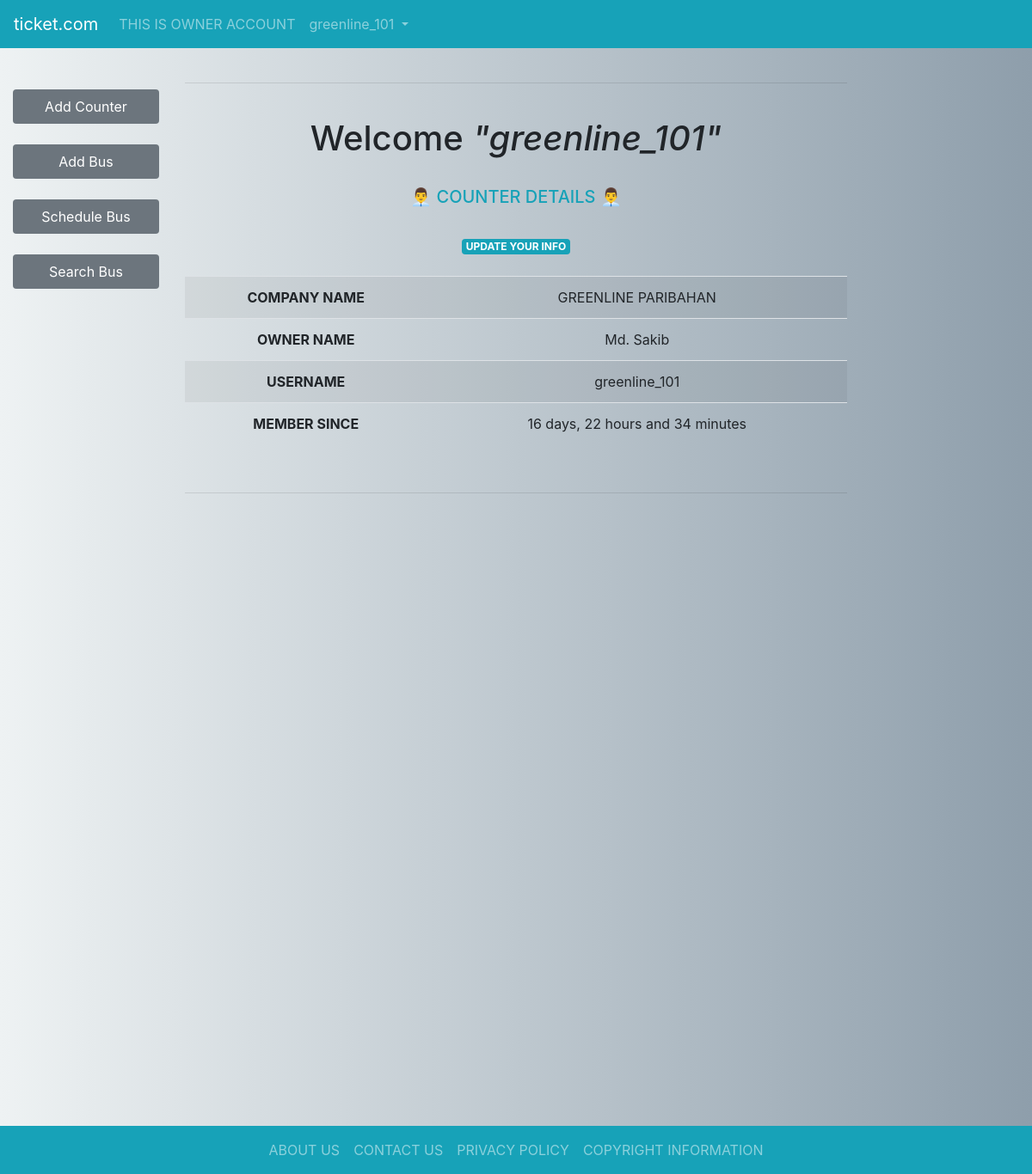
Screenshot of /owner/index.php (signed in) with the database file from the repository.
### tables this page shows
CREATE TABLE `busowner` (
  `REG` timestamp NOT NULL DEFAULT current_timestamp(),
  `OWNER_ID` varchar(255) NOT NULL,
  `NAME` varchar(255) NOT NULL,
  `COMPANY` varchar(255) NOT NULL,
  `CONTACT` varchar(255) NOT NULL,
  `REG_COUNTER` int(11) NOT NULL
);

### includes/ownerhome.php (the view, shortened to what this page needs)
<hr>
<br>
<?php
$query = "SELECT * FROM busowner WHERE OWNER_ID='$user_id'";
$result = mysqli_query($con, $query);
$row = mysqli_fetch_assoc($result);
$reg = $row['REG'];
$now = date('Y-m-d H:i:s');
$diff = strtotime($now) - strtotime($reg);
$Days    = floor($diff / (60 * 60 * 24));
$Hours   = floor(($diff - ($Days * 60 * 60 * 24)) / (60 * 60));
$Minutes = floor(($diff - ($Days * 60 * 60 * 24) - ($Hours * 60 * 60)) / 60);
$company = $row['COMPANY'] == '' ? "NOT FOUND <a class='badge badge-danger' href='../settings.php'>UPDATE</a>" : $row['COMPANY'];
$owner = $row['NAME'] == '' ? "NOT FOUND <a class='badge badge-danger' href='settings.php'>UPDATE</a>" : $row['NAME'];
echo "
    <h1>Welcome <i>\"$user_id\"</i> </h1>
    <br>
    <h5 class='text-info'>👨‍💼 COUNTER DETAILS 👨‍💼</h5>
    <br>
    <a class='badge badge-info' href='../settings.php'>UPDATE YOUR INFO</a><br><br>
    <table class='table table-striped table-hover table-responsive-sm'>
    <tr>
    <th>COMPANY NAME</th><td>$company</td>
    </tr>
    <tr>
    <th>OWNER NAME</th><td>$owner</td>
    </tr>
    <tr>
    <th>USERNAME</th><td>$user_id</td>
    </tr>
    <tr>
    <th>MEMBER SINCE</th><td>$Days days, $Hours hours and $Minutes minutes</td>
    </tr>
    </table>
    ";
?>
<br>
<hr>

### style.css (style rules this page uses)
body { background: #8e9eab; background: -webkit-linear-gradient(to right, #eef2f3, #8e9eab); background: linear-gradient(to right, #eef2f3, #8e9eab); }

### rows the page displays
busowner: COMPANY "GREENLINE PARIBAHAN", NAME "Md. Sakib", REG "22", REG "34"

### other values shown
$user "OWNER"
$user_id "greenline_101"
